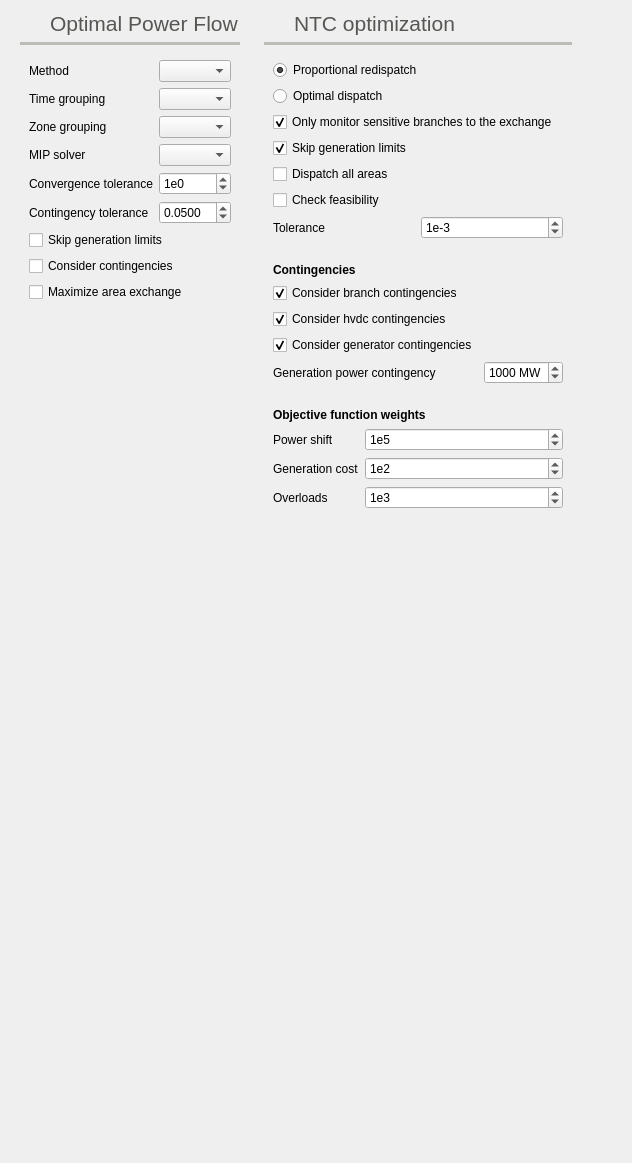
          <widget class="QWidget" name="tab_4">
           <attribute name="icon">
            <iconset resource="icons.qrc">
             <normaloff>:/Icons/icons/dcopf.svg</normaloff>:/Icons/icons/dcopf.svg</iconset>
           </attribute>
           <attribute name="title">
            <string>OPF</string>
           </attribute>
           <attribute name="toolTip">
            <string>Optimal power flow settings</string>
           </attribute>
           <layout class="QGridLayout" name="gridLayout_10">
            <item row="1" column="0">
             <spacer name="verticalSpacer_2">
              <property name="orientation">
               <enum>Qt::Vertical</enum>
              </property>
              <property name="sizeHint" stdset="0">
               <size>
                <width>20</width>
                <height>260</height>
               </size>
              </property>
             </spacer>
            </item>
            <item row="0" column="0">
             <widget class="QFrame" name="frame_30">
              <property name="frameShape">
               <enum>QFrame::NoFrame</enum>
              </property>
              <property name="frameShadow">
               <enum>QFrame::Raised</enum>
              </property>
              <layout class="QVBoxLayout" name="verticalLayout_20">
               <property name="topMargin">
                <number>0</number>
               </property>
               <item>
                <widget class="QFrame" name="frame_43">
                 <property name="frameShape">
                  <enum>QFrame::NoFrame</enum>
                 </property>
                 <property name="frameShadow">
                  <enum>QFrame::Raised</enum>
                 </property>
                 <layout class="QHBoxLayout" name="horizontalLayout_15">
                  <property name="leftMargin">
                   <number>0</number>
                  </property>
                  <property name="topMargin">
                   <number>0</number>
                  </property>
                  <property name="rightMargin">
                   <number>0</number>
                  </property>
                  <property name="bottomMargin">
                   <number>0</number>
                  </property>
                  <item>
                   <widget class="QLabel" name="label_72">
                    <property name="minimumSize">
                     <size>
                      <width>24</width>
                      <height>24</height>
                     </size>
                    </property>
                    <property name="maximumSize">
                     <size>
                      <width>24</width>
                      <height>24</height>
                     </size>
                    </property>
                    <property name="text">
                     <string/>
                    </property>
                    <property name="pixmap">
                     <pixmap resource="icons.qrc">:/Icons/icons/dcopf.svg</pixmap>
                    </property>
                    <property name="scaledContents">
                     <bool>true</bool>
                    </property>
                   </widget>
                  </item>
                  <item>
                   <widget class="QLabel" name="label_73">
                    <property name="palette">
                     <palette>
                      <active>
                       <colorrole role="WindowText">
                        <brush brushstyle="SolidPattern">
                         <color alpha="255">
                          <red>85</red>
                          <green>87</green>
                          <blue>83</blue>
                         </color>
                        </brush>
                       </colorrole>
                      </active>
                      <inactive>
                       <colorrole role="WindowText">
                        <brush brushstyle="SolidPattern">
                         <color alpha="255">
                          <red>85</red>
                          <green>87</green>
                          <blue>83</blue>
                         </color>
                        </brush>
                       </colorrole>
                      </inactive>
                      <disabled>
                       <colorrole role="WindowText">
                        <brush brushstyle="SolidPattern">
                         <color alpha="255">
                          <red>190</red>
                          <green>190</green>
                          <blue>190</blue>
                         </color>
                        </brush>
                       </colorrole>
                      </disabled>
                     </palette>
                    </property>
                    <property name="font">
                     <font>
                      <pointsize>16</pointsize>
                     </font>
                    </property>
                    <property name="text">
                     <string>Optimal Power Flow</string>
                    </property>
                    <property name="alignment">
                     <set>Qt::AlignBottom|Qt::AlignLeading|Qt::AlignLeft</set>
                    </property>
                   </widget>
                  </item>
                 </layout>
                </widget>
               </item>
               <item>
                <widget class="Line" name="line_16">
                 <property name="palette">
                  <palette>
                   <active>
                    <colorrole role="WindowText">
                     <brush brushstyle="SolidPattern">
                      <color alpha="255">
                       <red>186</red>
                       <green>189</green>
                       <blue>182</blue>
                      </color>
                     </brush>
                    </colorrole>
                   </active>
                   <inactive>
                    <colorrole role="WindowText">
                     <brush brushstyle="SolidPattern">
                      <color alpha="255">
                       <red>186</red>
                       <green>189</green>
                       <blue>182</blue>
                      </color>
                     </brush>
                    </colorrole>
                   </inactive>
                   <disabled>
                    <colorrole role="WindowText">
                     <brush brushstyle="SolidPattern">
                      <color alpha="255">
                       <red>190</red>
                       <green>190</green>
                       <blue>190</blue>
                      </color>
                     </brush>
                    </colorrole>
                   </disabled>
                  </palette>
                 </property>
                 <property name="frameShadow">
                  <enum>QFrame::Plain</enum>
                 </property>
                 <property name="lineWidth">
                  <number>4</number>
                 </property>
                 <property name="orientation">
                  <enum>Qt::Horizontal</enum>
                 </property>
                </widget>
               </item>
               <item>
                <widget class="QFrame" name="frame_2">
                 <property name="frameShape">
                  <enum>QFrame::NoFrame</enum>
                 </property>
                 <property name="frameShadow">
                  <enum>QFrame::Raised</enum>
                 </property>
                 <layout class="QGridLayout" name="gridLayout_3">
                  <item row="6" column="0" colspan="2">
                   <widget class="QCheckBox" name="skipOpfGenerationLimitsCheckBox">
                    <property name="text">
                     <string>Skip generation limits</string>
                    </property>
                   </widget>
                  </item>
                  <item row="0" column="1">
                   <widget class="QComboBox" name="lpf_solver_comboBox">
                    <property name="toolTip">
                     <string>Choose the optimal power flow method</string>
                    </property>
                   </widget>
                  </item>
                  <item row="5" column="1">
                   <widget class="QDoubleSpinBox" name="opfContingencyToleranceSpinBox">
                    <property name="toolTip">
                     <string>LODF matrix tolerance choosing contingencies</string>
                    </property>
                    <property name="decimals">
                     <number>4</number>
                    </property>
                    <property name="value">
                     <double>0.050000000000000</double>
                    </property>
                   </widget>
                  </item>
                  <item row="1" column="1">
                   <widget class="QComboBox" name="opf_time_grouping_comboBox">
                    <property name="toolTip">
                     <string>&lt;html&gt;&lt;head/&gt;&lt;body&gt;&lt;p&gt;Choose the time grouping to possibly shorten the solution time.&lt;/p&gt;&lt;p&gt;This splits the time series by week, month, etc. and the subproblems are solved sequentially.&lt;/p&gt;&lt;/body&gt;&lt;/html&gt;</string>
                    </property>
                   </widget>
                  </item>
                  <item row="2" column="1">
                   <widget class="QComboBox" name="opfZonalGroupByComboBox"/>
                  </item>
                  <item row="5" column="0">
                   <widget class="QLabel" name="label_104">
                    <property name="text">
                     <string>Contingency tolerance</string>
                    </property>
                   </widget>
                  </item>
                  <item row="3" column="1">
                   <widget class="QComboBox" name="mip_solver_comboBox">
                    <property name="toolTip">
                     <string>Choose the external mixed integer programming solver</string>
                    </property>
                   </widget>
                  </item>
                  <item row="4" column="1">
                   <widget class="QSpinBox" name="opfTolSpinBox">
                    <property name="prefix">
                     <string>1e</string>
                    </property>
                    <property name="minimum">
                     <number>-99</number>
                    </property>
                   </widget>
                  </item>
                  <item row="3" column="0">
                   <widget class="QLabel" name="label_10">
                    <property name="text">
                     <string>MIP solver</string>
                    </property>
                   </widget>
                  </item>
                  <item row="4" column="0">
                   <widget class="QLabel" name="label_44">
                    <property name="text">
                     <string>Convergence tolerance</string>
                    </property>
                   </widget>
                  </item>
                  <item row="2" column="0">
                   <widget class="QLabel" name="label_103">
                    <property name="text">
                     <string>Zone grouping</string>
                    </property>
                   </widget>
                  </item>
                  <item row="0" column="0">
                   <widget class="QLabel" name="label_42">
                    <property name="text">
                     <string>Method</string>
                    </property>
                   </widget>
                  </item>
                  <item row="7" column="0" colspan="2">
                   <widget class="QCheckBox" name="considerContingenciesOpfCheckBox">
                    <property name="text">
                     <string>Consider contingencies</string>
                    </property>
                   </widget>
                  </item>
                  <item row="1" column="0">
                   <widget class="QLabel" name="label_4">
                    <property name="text">
                     <string>Time grouping</string>
                    </property>
                   </widget>
                  </item>
                  <item row="8" column="0" colspan="2">
                   <widget class="QCheckBox" name="opfMaximizeExcahngeCheckBox">
                    <property name="text">
                     <string>Maximize area exchange</string>
                    </property>
                   </widget>
                  </item>
                 </layout>
                </widget>
               </item>
               <item>
                <spacer name="verticalSpacer_18">
                 <property name="orientation">
                  <enum>Qt::Vertical</enum>
                 </property>
                 <property name="sizeHint" stdset="0">
                  <size>
                   <width>20</width>
                   <height>365</height>
                  </size>
                 </property>
                </spacer>
               </item>
              </layout>
             </widget>
            </item>
            <item row="0" column="1">
             <widget class="QFrame" name="frame_65">
              <property name="frameShape">
               <enum>QFrame::NoFrame</enum>
              </property>
              <property name="frameShadow">
               <enum>QFrame::Raised</enum>
              </property>
              <layout class="QGridLayout" name="gridLayout_15">
               <property name="topMargin">
                <number>0</number>
               </property>
               <item row="0" column="0">
                <widget class="QLabel" name="label_97">
                 <property name="minimumSize">
                  <size>
                   <width>24</width>
                   <height>24</height>
                  </size>
                 </property>
                 <property name="maximumSize">
                  <size>
                   <width>24</width>
                   <height>24</height>
                  </size>
                 </property>
                 <property name="text">
                  <string/>
                 </property>
                 <property name="pixmap">
                  <pixmap resource="icons.qrc">:/Icons/icons/ntc_opf.svg</pixmap>
                 </property>
                 <property name="scaledContents">
                  <bool>true</bool>
                 </property>
                </widget>
               </item>
               <item row="1" column="0" colspan="3">
                <widget class="Line" name="line_27">
                 <property name="palette">
                  <palette>
                   <active>
                    <colorrole role="WindowText">
                     <brush brushstyle="SolidPattern">
                      <color alpha="255">
                       <red>186</red>
                       <green>189</green>
                       <blue>182</blue>
                      </color>
                     </brush>
                    </colorrole>
                   </active>
                   <inactive>
                    <colorrole role="WindowText">
                     <brush brushstyle="SolidPattern">
                      <color alpha="255">
                       <red>186</red>
                       <green>189</green>
                       <blue>182</blue>
                      </color>
                     </brush>
                    </colorrole>
                   </inactive>
                   <disabled>
                    <colorrole role="WindowText">
                     <brush brushstyle="SolidPattern">
                      <color alpha="255">
                       <red>190</red>
                       <green>190</green>
                       <blue>190</blue>
                      </color>
                     </brush>
                    </colorrole>
                   </disabled>
                  </palette>
                 </property>
                 <property name="frameShadow">
                  <enum>QFrame::Plain</enum>
                 </property>
                 <property name="lineWidth">
                  <number>4</number>
                 </property>
                 <property name="orientation">
                  <enum>Qt::Horizontal</enum>
                 </property>
                </widget>
               </item>
               <item row="0" column="1" colspan="2">
                <widget class="QLabel" name="label_96">
                 <property name="palette">
                  <palette>
                   <active>
                    <colorrole role="WindowText">
                     <brush brushstyle="SolidPattern">
                      <color alpha="255">
                       <red>85</red>
                       <green>87</green>
                       <blue>83</blue>
                      </color>
                     </brush>
                    </colorrole>
                   </active>
                   <inactive>
                    <colorrole role="WindowText">
                     <brush brushstyle="SolidPattern">
                      <color alpha="255">
                       <red>85</red>
                       <green>87</green>
                       <blue>83</blue>
                      </color>
                     </brush>
                    </colorrole>
                   </inactive>
                   <disabled>
                    <colorrole role="WindowText">
                     <brush brushstyle="SolidPattern">
                      <color alpha="255">
                       <red>190</red>
                       <green>190</green>
                       <blue>190</blue>
                      </color>
                     </brush>
                    </colorrole>
                   </disabled>
                  </palette>
                 </property>
                 <property name="font">
                  <font>
                   <pointsize>16</pointsize>
                  </font>
                 </property>
                 <property name="text">
                  <string>NTC optimization</string>
                 </property>
                </widget>
               </item>
               <item row="4" column="0" rowspan="2" colspan="3">
                <widget class="QFrame" name="frame_4">
                 <property name="frameShape">
                  <enum>QFrame::NoFrame</enum>
                 </property>
                 <property name="frameShadow">
                  <enum>QFrame::Raised</enum>
                 </property>
                 <property name="lineWidth">
                  <number>1</number>
                 </property>
                 <layout class="QGridLayout" name="gridLayout_5">
                  <item row="0" column="0">
                   <widget class="QLabel" name="label_105">
                    <property name="font">
                     <font>
                      <bold>true</bold>
                     </font>
                    </property>
                    <property name="text">
                     <string>Contingencies</string>
                    </property>
                   </widget>
                  </item>
                  <item row="2" column="0">
                   <widget class="QCheckBox" name="considerContingenciesHvdcOpfCheckBox">
                    <property name="text">
                     <string>Consider hvdc contingencies</string>
                    </property>
                    <property name="checked">
                     <bool>true</bool>
                    </property>
                   </widget>
                  </item>
                  <item row="4" column="0">
                   <widget class="QLabel" name="contingencyPowerTripLabel">
                    <property name="text">
                     <string>Generation power contingency</string>
                    </property>
                   </widget>
                  </item>
                  <item row="4" column="1">
                   <widget class="QDoubleSpinBox" name="contingencyGenerationThresholdDoubleSpinBox">
                    <property name="toolTip">
                     <string>Generation power to trip as contingency</string>
                    </property>
                    <property name="suffix">
                     <string> MW</string>
                    </property>
                    <property name="decimals">
                     <number>0</number>
                    </property>
                    <property name="maximum">
                     <double>5000.000000000000000</double>
                    </property>
                    <property name="singleStep">
                     <double>50.000000000000000</double>
                    </property>
                    <property name="value">
                     <double>1000.000000000000000</double>
                    </property>
                   </widget>
                  </item>
                  <item row="1" column="0">
                   <widget class="QCheckBox" name="considerContingenciesNtcOpfCheckBox">
                    <property name="toolTip">
                     <string>If activated, the N-1 contingencies are considered</string>
                    </property>
                    <property name="text">
                     <string>Consider branch contingencies</string>
                    </property>
                    <property name="checked">
                     <bool>true</bool>
                    </property>
                   </widget>
                  </item>
                  <item row="3" column="0">
                   <widget class="QCheckBox" name="considerContingenciesGeneratorOpfCheckBox">
                    <property name="text">
                     <string>Consider generator contingencies</string>
                    </property>
                    <property name="checked">
                     <bool>true</bool>
                    </property>
                   </widget>
                  </item>
                 </layout>
                </widget>
               </item>
               <item row="2" column="0" colspan="3">
                <widget class="QFrame" name="frame_67">
                 <property name="frameShape">
                  <enum>QFrame::NoFrame</enum>
                 </property>
                 <property name="frameShadow">
                  <enum>QFrame::Raised</enum>
                 </property>
                 <layout class="QGridLayout" name="gridLayout_24">
                  <item row="0" column="0" colspan="2">
                   <widget class="QRadioButton" name="proportionalRedispatchRadioButton">
                    <property name="toolTip">
                     <string>The generation is modified as a linear combination of it's current dispatch</string>
                    </property>
                    <property name="text">
                     <string>Proportional redispatch</string>
                    </property>
                    <property name="checked">
                     <bool>true</bool>
                    </property>
                   </widget>
                  </item>
                  <item row="1" column="0">
                   <widget class="QRadioButton" name="optimalRedispatchRadioButton">
                    <property name="toolTip">
                     <string>The generation is modified so that the transference is maximal.</string>
                    </property>
                    <property name="text">
                     <string>Optimal dispatch</string>
                    </property>
                    <property name="checked">
                     <bool>false</bool>
                    </property>
                   </widget>
                  </item>
                  <item row="2" column="0" colspan="2">
                   <widget class="QCheckBox" name="monitorOnlySensitiveBranchesCheckBox">
                    <property name="toolTip">
                     <string>&lt;html&gt;&lt;head/&gt;&lt;body&gt;&lt;p&gt;Overrides the monitor loading property of the branches.Then, only the branches whose sensitivity is greater than the threshold are monitored. Use the transfer sensitivity threshold value of the linear method.&lt;/p&gt;&lt;/body&gt;&lt;/html&gt;</string>
                    </property>
                    <property name="text">
                     <string>Only monitor sensitive branches to the exchange</string>
                    </property>
                    <property name="checked">
                     <bool>true</bool>
                    </property>
                   </widget>
                  </item>
                  <item row="3" column="0" colspan="2">
                   <widget class="QCheckBox" name="skipNtcGenerationLimitsCheckBox">
                    <property name="toolTip">
                     <string>If activated, the generation limits are not considered</string>
                    </property>
                    <property name="text">
                     <string>Skip generation limits</string>
                    </property>
                    <property name="checked">
                     <bool>true</bool>
                    </property>
                   </widget>
                  </item>
                  <item row="4" column="0">
                   <widget class="QCheckBox" name="ntcDispatchAllAreasCheckBox">
                    <property name="text">
                     <string>Dispatch all areas</string>
                    </property>
                   </widget>
                  </item>
                  <item row="5" column="0">
                   <widget class="QCheckBox" name="ntcFeasibilityCheckCheckBox">
                    <property name="text">
                     <string>Check feasibility</string>
                    </property>
                    <property name="checked">
                     <bool>false</bool>
                    </property>
                   </widget>
                  </item>
                  <item row="6" column="0">
                   <widget class="QLabel" name="label_101">
                    <property name="text">
                     <string>Tolerance</string>
                    </property>
                   </widget>
                  </item>
                  <item row="6" column="1">
                   <widget class="QSpinBox" name="ntcOpfTolSpinBox">
                    <property name="toolTip">
                     <string>This value determines if the convergence is reached</string>
                    </property>
                    <property name="suffix">
                     <string/>
                    </property>
                    <property name="prefix">
                     <string>1e</string>
                    </property>
                    <property name="minimum">
                     <number>-99</number>
                    </property>
                    <property name="value">
                     <number>-3</number>
                    </property>
                   </widget>
                  </item>
                 </layout>
                </widget>
               </item>
               <item row="7" column="1">
                <spacer name="verticalSpacer_17">
                 <property name="orientation">
                  <enum>Qt::Vertical</enum>
                 </property>
                 <property name="sizeHint" stdset="0">
                  <size>
                   <width>20</width>
                   <height>365</height>
                  </size>
                 </property>
                </spacer>
               </item>
               <item row="6" column="0" colspan="3">
                <widget class="QFrame" name="frame_68">
                 <property name="frameShape">
                  <enum>QFrame::NoFrame</enum>
                 </property>
                 <property name="frameShadow">
                  <enum>QFrame::Raised</enum>
                 </property>
                 <layout class="QFormLayout" name="formLayout">
                  <item row="0" column="0" colspan="2">
                   <widget class="QLabel" name="label_102">
                    <property name="font">
                     <font>
                      <bold>true</bold>
                     </font>
                    </property>
                    <property name="text">
                     <string>Objective function weights</string>
                    </property>
                   </widget>
                  </item>
                  <item row="1" column="0">
                   <widget class="QLabel" name="label_26">
                    <property name="text">
                     <string>Power shift</string>
                    </property>
                   </widget>
                  </item>
                  <item row="1" column="1">
                   <widget class="QSpinBox" name="weightPowerShiftSpinBox">
                    <property name="suffix">
                     <string/>
                    </property>
                    <property name="prefix">
                     <string>1e</string>
                    </property>
                    <property name="minimum">
                     <number>-99</number>
                    </property>
                    <property name="value">
                     <number>5</number>
                    </property>
                   </widget>
                  </item>
                  <item row="2" column="0">
                   <widget class="QLabel" name="label_40">
                    <property name="text">
                     <string>Generation cost</string>
                    </property>
                   </widget>
                  </item>
                  <item row="2" column="1">
                   <widget class="QSpinBox" name="weightGenCostSpinBox">
                    <property name="suffix">
                     <string/>
                    </property>
                    <property name="prefix">
                     <string>1e</string>
                    </property>
                    <property name="minimum">
                     <number>-99</number>
                    </property>
                    <property name="value">
                     <number>2</number>
                    </property>
                   </widget>
                  </item>
                  <item row="3" column="0">
                   <widget class="QLabel" name="label_98">
                    <property name="text">
                     <string>Overloads</string>
                    </property>
                   </widget>
                  </item>
                  <item row="3" column="1">
                   <widget class="QSpinBox" name="weightsOverloadsSpinBox">
                    <property name="suffix">
                     <string/>
                    </property>
                    <property name="prefix">
                     <string>1e</string>
                    </property>
                    <property name="minimum">
                     <number>-99</number>
                    </property>
                    <property name="value">
                     <number>3</number>
                    </property>
                   </widget>
                  </item>
                 </layout>
                </widget>
               </item>
              </layout>
             </widget>
            </item>
            <item row="0" column="2">
             <spacer name="horizontalSpacer_10">
              <property name="orientation">
               <enum>Qt::Horizontal</enum>
              </property>
              <property name="sizeHint" stdset="0">
               <size>
                <width>40</width>
                <height>20</height>
               </size>
              </property>
             </spacer>
            </item>
           </layout>
          </widget>
